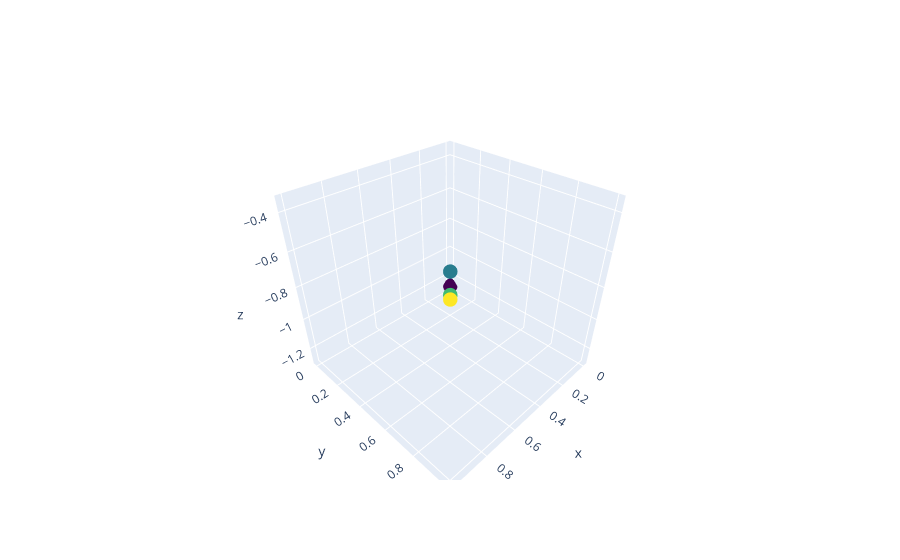

The notebook cell saved with this chart:
### Code cell
import plotly
import plotly.figure_factory as ff
import plotly.graph_objs as go
from plotly.offline import init_notebook_mode

init_notebook_mode(connected = True)


fig = go.Figure(data=[go.Scatter3d(
    x=X_norm.iloc[:, 0],
    y=X_norm.iloc[:, 1],
    z=y,
    mode='markers',
    marker=dict(
        size=5,
        color=y,                # set color to an array/list of desired values
        colorscale='Viridis'))])# choose a colorscal])

fig.show()

### Figure 1 — Plotly figure (JSON) as saved in the notebook; plotly's stock layout.template omitted (floating-point values rounded to 4 significant figures)
{"data": [{"marker": {"color": [-1.28, -0.89, -0.64, -0.35], "colorscale": [[0, "#440154"], [0.1111, "#482878"], [0.2222, "#3e4989"], [0.3333, "#31688e"], [0.4444, "#26828e"], [0.5556, "#1f9e89"], [0.6667, "#35b779"], [0.7778, "#6ece58"], [0.8889, "#b5de2b"], [1, "#fde725"]], "size": 5}, "mode": "markers", "type": "scatter3d", "x": [0, 0.3, 0.7, 1], "y": [0, 0.3, 0.7, 1], "z": [-1.28, -0.89, -0.64, -0.35]}], "layout": {}}
